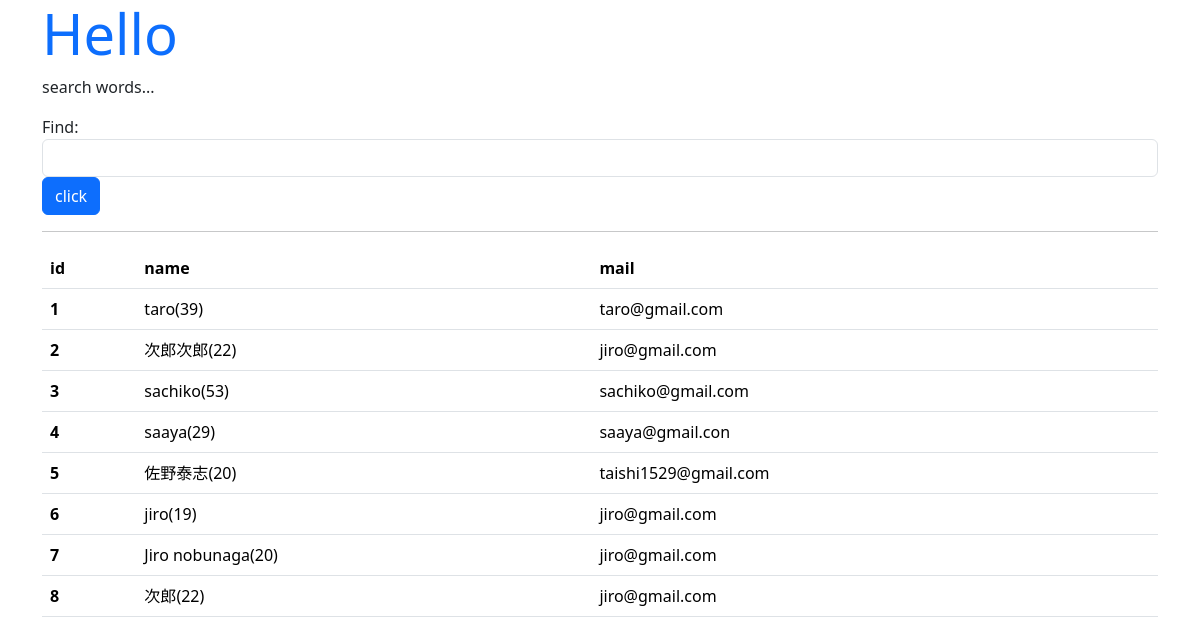
The app's page /hello/find, older data.
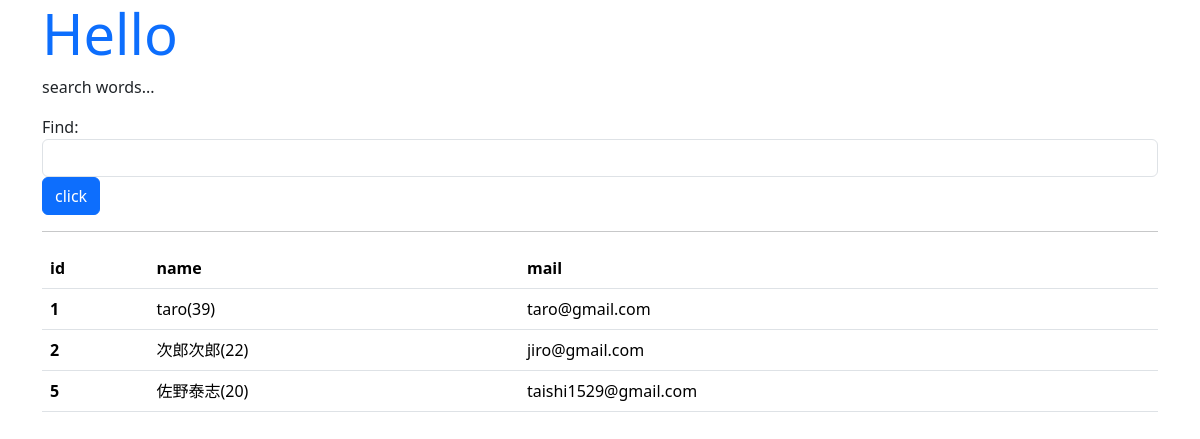
The same page, newer data.
### hello/models.py (models this page shows)
class Friend(models.Model):
    name = models.CharField(max_length=100)
    mail = models.EmailField(max_length=200)
    gender = models.BooleanField()
    age = models.IntegerField(default=0)
    birthday = models.DateField()

### hello/views.py (the view)
# urls.py: path('find', views.find, name='find'),
def find(request):
    if(request.method == 'POST'):
        form = FindForm(request.POST)
        find = request.POST['find']
        data = Friend.objects.filter(age__lte=int(find))
        msg = 'Result: ' + str(data.count())
    else:
        msg = 'search words...'
        form = FindForm()
        data = Friend.objects.all()
    params = {
        'title':'Hello',
        'message':msg,
        'form':form,
        'data':data,
    }
    return render(request, 'hello/find.html', params)

### hello/forms.py
class FindForm(forms.Form):
    find = forms.CharField(label='Find', required=False, \
        widget=forms.TextInput(attrs={'class':'form-control'}))

### hello/templates/hello/find.html (shortened to what this page needs)
{% load static %}
<!doctype html>
<html lang="ja">
<head>
    <link href="https://cdn.jsdelivr.net/npm/bootstrap/dist/css/bootstrap.css" rel="stylesheet">
</head>
<body class="container">
    <h1 class="display-4 text-primary">{{title}}</h1>
    <p>{{message|safe}}</p>
    <form action="{% url "find" %}" method="post">
    {{ form.as_table }}
        <input type="submit" value="click" class="btn btn-primary">
    </form>
    <hr>
    <table class='table'>
        <tr>
            <th>id</th>
            <th>name</th>
            <th>mail</th>
        </tr>
    {% for item in data %}
        <tr>
            <th>{{item.id}}</th>
            <td>{{item.name}}({{item.age}})</td>
            <td>{{item.mail}}</td>
        </tr>
    {% endfor %}
    </table>
</body>
</html>

Row changes from the older to the newer data that the page shows:
removed Friend: id "3", name "sachiko", age "53", mail "sachiko@gmail.com"
removed Friend: id "4", name "saaya", age "29", mail "saaya@gmail.con"
removed Friend: id "6", name "jiro", age "19", mail "jiro@gmail.com"
removed Friend: id "7", name "Jiro nobunaga", age "20", mail "jiro@gmail.com"
removed Friend: id "8", name "次郎", age "22", mail "jiro@gmail.com"
